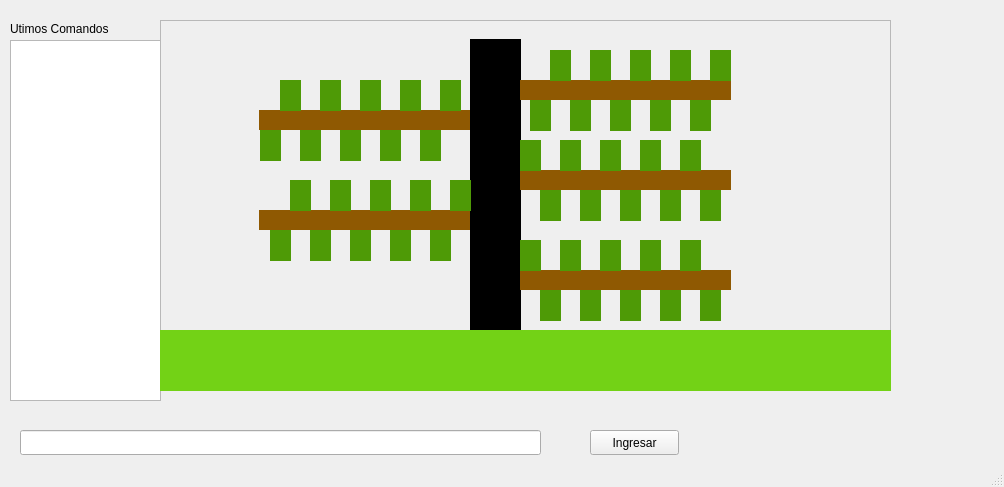
<?xml version="1.0" encoding="UTF-8"?>
<ui version="4.0">
 <class>MainWindow</class>
 <widget class="QMainWindow" name="MainWindow">
  <property name="geometry">
   <rect>
    <x>0</x>
    <y>0</y>
    <width>1004</width>
    <height>487</height>
   </rect>
  </property>
  <property name="windowTitle">
   <string>MainWindow</string>
  </property>
  <widget class="QWidget" name="centralwidget">
   <widget class="QPushButton" name="pushButton">
    <property name="geometry">
     <rect>
      <x>590</x>
      <y>430</y>
      <width>89</width>
      <height>25</height>
     </rect>
    </property>
    <property name="text">
     <string>Ingresar</string>
    </property>
   </widget>
   <widget class="QLineEdit" name="input">
    <property name="geometry">
     <rect>
      <x>20</x>
      <y>430</y>
      <width>521</width>
      <height>25</height>
     </rect>
    </property>
   </widget>
   <widget class="QTextBrowser" name="history">
    <property name="geometry">
     <rect>
      <x>10</x>
      <y>40</y>
      <width>151</width>
      <height>361</height>
     </rect>
    </property>
   </widget>
   <widget class="QLabel" name="label">
    <property name="geometry">
     <rect>
      <x>10</x>
      <y>20</y>
      <width>131</width>
      <height>17</height>
     </rect>
    </property>
    <property name="text">
     <string>Utimos Comandos</string>
    </property>
   </widget>
   <widget class="QFrame" name="frame">
    <property name="geometry">
     <rect>
      <x>160</x>
      <y>20</y>
      <width>731</width>
      <height>371</height>
     </rect>
    </property>
    <property name="autoFillBackground">
     <bool>true</bool>
    </property>
    <property name="frameShape">
     <enum>QFrame::StyledPanel</enum>
    </property>
    <property name="frameShadow">
     <enum>QFrame::Raised</enum>
    </property>
    <widget class="QMdiArea" name="tierra">
     <property name="geometry">
      <rect>
       <x>0</x>
       <y>310</y>
       <width>731</width>
       <height>61</height>
      </rect>
     </property>
     <property name="autoFillBackground">
      <bool>true</bool>
     </property>
     <property name="background">
      <brush brushstyle="SolidPattern">
       <color alpha="255">
        <red>115</red>
        <green>210</green>
        <blue>22</blue>
       </color>
      </brush>
     </property>
    </widget>
    <widget class="QMdiArea" name="tronco">
     <property name="geometry">
      <rect>
       <x>310</x>
       <y>19</y>
       <width>51</width>
       <height>291</height>
      </rect>
     </property>
     <property name="autoFillBackground">
      <bool>false</bool>
     </property>
     <property name="background">
      <brush brushstyle="SolidPattern">
       <color alpha="255">
        <red>0</red>
        <green>0</green>
        <blue>0</blue>
       </color>
      </brush>
     </property>
    </widget>
    <widget class="QMdiArea" name="rama2">
     <property name="geometry">
      <rect>
       <x>99</x>
       <y>90</y>
       <width>211</width>
       <height>20</height>
      </rect>
     </property>
     <property name="background">
      <brush brushstyle="SolidPattern">
       <color alpha="255">
        <red>143</red>
        <green>89</green>
        <blue>2</blue>
       </color>
      </brush>
     </property>
    </widget>
    <widget class="QMdiArea" name="rama1">
     <property name="geometry">
      <rect>
       <x>360</x>
       <y>60</y>
       <width>211</width>
       <height>20</height>
      </rect>
     </property>
     <property name="background">
      <brush brushstyle="SolidPattern">
       <color alpha="255">
        <red>143</red>
        <green>89</green>
        <blue>2</blue>
       </color>
      </brush>
     </property>
    </widget>
    <widget class="QMdiArea" name="rama3">
     <property name="geometry">
      <rect>
       <x>360</x>
       <y>150</y>
       <width>211</width>
       <height>20</height>
      </rect>
     </property>
     <property name="background">
      <brush brushstyle="SolidPattern">
       <color alpha="255">
        <red>143</red>
        <green>89</green>
        <blue>2</blue>
       </color>
      </brush>
     </property>
    </widget>
    <widget class="QMdiArea" name="rama4">
     <property name="geometry">
      <rect>
       <x>99</x>
       <y>190</y>
       <width>211</width>
       <height>20</height>
      </rect>
     </property>
     <property name="background">
      <brush brushstyle="SolidPattern">
       <color alpha="255">
        <red>143</red>
        <green>89</green>
        <blue>2</blue>
       </color>
      </brush>
     </property>
    </widget>
    <widget class="QMdiArea" name="rama5">
     <property name="geometry">
      <rect>
       <x>360</x>
       <y>250</y>
       <width>211</width>
       <height>20</height>
      </rect>
     </property>
     <property name="background">
      <brush brushstyle="SolidPattern">
       <color alpha="255">
        <red>143</red>
        <green>89</green>
        <blue>2</blue>
       </color>
      </brush>
     </property>
    </widget>
    <widget class="QMdiArea" name="hoja11">
     <property name="geometry">
      <rect>
       <x>370</x>
       <y>80</y>
       <width>21</width>
       <height>31</height>
      </rect>
     </property>
     <property name="background">
      <brush brushstyle="SolidPattern">
       <color alpha="255">
        <red>78</red>
        <green>154</green>
        <blue>6</blue>
       </color>
      </brush>
     </property>
    </widget>
    <widget class="QMdiArea" name="hoja12">
     <property name="geometry">
      <rect>
       <x>390</x>
       <y>30</y>
       <width>21</width>
       <height>31</height>
      </rect>
     </property>
     <property name="background">
      <brush brushstyle="SolidPattern">
       <color alpha="255">
        <red>78</red>
        <green>154</green>
        <blue>6</blue>
       </color>
      </brush>
     </property>
    </widget>
    <widget class="QMdiArea" name="hoja13">
     <property name="geometry">
      <rect>
       <x>410</x>
       <y>80</y>
       <width>21</width>
       <height>31</height>
      </rect>
     </property>
     <property name="background">
      <brush brushstyle="SolidPattern">
       <color alpha="255">
        <red>78</red>
        <green>154</green>
        <blue>6</blue>
       </color>
      </brush>
     </property>
    </widget>
    <widget class="QMdiArea" name="hoja14">
     <property name="geometry">
      <rect>
       <x>430</x>
       <y>30</y>
       <width>21</width>
       <height>31</height>
      </rect>
     </property>
     <property name="background">
      <brush brushstyle="SolidPattern">
       <color alpha="255">
        <red>78</red>
        <green>154</green>
        <blue>6</blue>
       </color>
      </brush>
     </property>
    </widget>
    <widget class="QMdiArea" name="hoja15">
     <property name="geometry">
      <rect>
       <x>450</x>
       <y>80</y>
       <width>21</width>
       <height>31</height>
      </rect>
     </property>
     <property name="background">
      <brush brushstyle="SolidPattern">
       <color alpha="255">
        <red>78</red>
        <green>154</green>
        <blue>6</blue>
       </color>
      </brush>
     </property>
    </widget>
    <widget class="QMdiArea" name="hoja16">
     <property name="geometry">
      <rect>
       <x>470</x>
       <y>30</y>
       <width>21</width>
       <height>31</height>
      </rect>
     </property>
     <property name="background">
      <brush brushstyle="SolidPattern">
       <color alpha="255">
        <red>78</red>
        <green>154</green>
        <blue>6</blue>
       </color>
      </brush>
     </property>
    </widget>
    <widget class="QMdiArea" name="hoja17">
     <property name="geometry">
      <rect>
       <x>490</x>
       <y>80</y>
       <width>21</width>
       <height>31</height>
      </rect>
     </property>
     <property name="background">
      <brush brushstyle="SolidPattern">
       <color alpha="255">
        <red>78</red>
        <green>154</green>
        <blue>6</blue>
       </color>
      </brush>
     </property>
    </widget>
    <widget class="QMdiArea" name="hoja18">
     <property name="geometry">
      <rect>
       <x>510</x>
       <y>30</y>
       <width>21</width>
       <height>31</height>
      </rect>
     </property>
     <property name="background">
      <brush brushstyle="SolidPattern">
       <color alpha="255">
        <red>78</red>
        <green>154</green>
        <blue>6</blue>
       </color>
      </brush>
     </property>
    </widget>
    <widget class="QMdiArea" name="hoja19">
     <property name="geometry">
      <rect>
       <x>530</x>
       <y>80</y>
       <width>21</width>
       <height>31</height>
      </rect>
     </property>
     <property name="background">
      <brush brushstyle="SolidPattern">
       <color alpha="255">
        <red>78</red>
        <green>154</green>
        <blue>6</blue>
       </color>
      </brush>
     </property>
    </widget>
    <widget class="QMdiArea" name="hoja110">
     <property name="geometry">
      <rect>
       <x>550</x>
       <y>30</y>
       <width>21</width>
       <height>31</height>
      </rect>
     </property>
     <property name="background">
      <brush brushstyle="SolidPattern">
       <color alpha="255">
        <red>78</red>
        <green>154</green>
        <blue>6</blue>
       </color>
      </brush>
     </property>
    </widget>
    <widget class="QMdiArea" name="hoja29">
     <property name="geometry">
      <rect>
       <x>120</x>
       <y>60</y>
       <width>21</width>
       <height>31</height>
      </rect>
     </property>
     <property name="background">
      <brush brushstyle="SolidPattern">
       <color alpha="255">
        <red>78</red>
        <green>154</green>
        <blue>6</blue>
       </color>
      </brush>
     </property>
    </widget>
    <widget class="QMdiArea" name="hoja23">
     <property name="geometry">
      <rect>
       <x>240</x>
       <y>60</y>
       <width>21</width>
       <height>31</height>
      </rect>
     </property>
     <property name="background">
      <brush brushstyle="SolidPattern">
       <color alpha="255">
        <red>78</red>
        <green>154</green>
        <blue>6</blue>
       </color>
      </brush>
     </property>
    </widget>
    <widget class="QMdiArea" name="hoja25">
     <property name="geometry">
      <rect>
       <x>200</x>
       <y>60</y>
       <width>21</width>
       <height>31</height>
      </rect>
     </property>
     <property name="background">
      <brush brushstyle="SolidPattern">
       <color alpha="255">
        <red>78</red>
        <green>154</green>
        <blue>6</blue>
       </color>
      </brush>
     </property>
    </widget>
    <widget class="QMdiArea" name="hoja27">
     <property name="geometry">
      <rect>
       <x>160</x>
       <y>60</y>
       <width>21</width>
       <height>31</height>
      </rect>
     </property>
     <property name="background">
      <brush brushstyle="SolidPattern">
       <color alpha="255">
        <red>78</red>
        <green>154</green>
        <blue>6</blue>
       </color>
      </brush>
     </property>
    </widget>
    <widget class="QMdiArea" name="hoja21">
     <property name="geometry">
      <rect>
       <x>280</x>
       <y>60</y>
       <width>21</width>
       <height>31</height>
      </rect>
     </property>
     <property name="background">
      <brush brushstyle="SolidPattern">
       <color alpha="255">
        <red>78</red>
        <green>154</green>
        <blue>6</blue>
       </color>
      </brush>
     </property>
    </widget>
    <widget class="QMdiArea" name="hoja210">
     <property name="geometry">
      <rect>
       <x>100</x>
       <y>110</y>
       <width>21</width>
       <height>31</height>
      </rect>
     </property>
     <property name="background">
      <brush brushstyle="SolidPattern">
       <color alpha="255">
        <red>78</red>
        <green>154</green>
        <blue>6</blue>
       </color>
      </brush>
     </property>
    </widget>
    <widget class="QMdiArea" name="hoja22">
     <property name="geometry">
      <rect>
       <x>260</x>
       <y>110</y>
       <width>21</width>
       <height>31</height>
      </rect>
     </property>
     <property name="background">
      <brush brushstyle="SolidPattern">
       <color alpha="255">
        <red>78</red>
        <green>154</green>
        <blue>6</blue>
       </color>
      </brush>
     </property>
    </widget>
    <widget class="QMdiArea" name="hoja28">
     <property name="geometry">
      <rect>
       <x>140</x>
       <y>110</y>
       <width>21</width>
       <height>31</height>
      </rect>
     </property>
     <property name="background">
      <brush brushstyle="SolidPattern">
       <color alpha="255">
        <red>78</red>
        <green>154</green>
        <blue>6</blue>
       </color>
      </brush>
     </property>
    </widget>
    <widget class="QMdiArea" name="hoja26">
     <property name="geometry">
      <rect>
       <x>180</x>
       <y>110</y>
       <width>21</width>
       <height>31</height>
      </rect>
     </property>
     <property name="background">
      <brush brushstyle="SolidPattern">
       <color alpha="255">
        <red>78</red>
        <green>154</green>
        <blue>6</blue>
       </color>
      </brush>
     </property>
    </widget>
    <widget class="QMdiArea" name="hoja24">
     <property name="geometry">
      <rect>
       <x>220</x>
       <y>110</y>
       <width>21</width>
       <height>31</height>
      </rect>
     </property>
     <property name="background">
      <brush brushstyle="SolidPattern">
       <color alpha="255">
        <red>78</red>
        <green>154</green>
        <blue>6</blue>
       </color>
      </brush>
     </property>
    </widget>
    <widget class="QMdiArea" name="hoja31">
     <property name="geometry">
      <rect>
       <x>360</x>
       <y>120</y>
       <width>21</width>
       <height>31</height>
      </rect>
     </property>
     <property name="background">
      <brush brushstyle="SolidPattern">
       <color alpha="255">
        <red>78</red>
        <green>154</green>
        <blue>6</blue>
       </color>
      </brush>
     </property>
    </widget>
    <widget class="QMdiArea" name="hoja35">
     <property name="geometry">
      <rect>
       <x>440</x>
       <y>120</y>
       <width>21</width>
       <height>31</height>
      </rect>
     </property>
     <property name="background">
      <brush brushstyle="SolidPattern">
       <color alpha="255">
        <red>78</red>
        <green>154</green>
        <blue>6</blue>
       </color>
      </brush>
     </property>
    </widget>
    <widget class="QMdiArea" name="hoja39">
     <property name="geometry">
      <rect>
       <x>520</x>
       <y>120</y>
       <width>21</width>
       <height>31</height>
      </rect>
     </property>
     <property name="background">
      <brush brushstyle="SolidPattern">
       <color alpha="255">
        <red>78</red>
        <green>154</green>
        <blue>6</blue>
       </color>
      </brush>
     </property>
    </widget>
    <widget class="QMdiArea" name="hoja33">
     <property name="geometry">
      <rect>
       <x>400</x>
       <y>120</y>
       <width>21</width>
       <height>31</height>
      </rect>
     </property>
     <property name="background">
      <brush brushstyle="SolidPattern">
       <color alpha="255">
        <red>78</red>
        <green>154</green>
        <blue>6</blue>
       </color>
      </brush>
     </property>
    </widget>
    <widget class="QMdiArea" name="hoja37">
     <property name="geometry">
      <rect>
       <x>480</x>
       <y>120</y>
       <width>21</width>
       <height>31</height>
      </rect>
     </property>
     <property name="background">
      <brush brushstyle="SolidPattern">
       <color alpha="255">
        <red>78</red>
        <green>154</green>
        <blue>6</blue>
       </color>
      </brush>
     </property>
    </widget>
    <widget class="QMdiArea" name="hoja32">
     <property name="geometry">
      <rect>
       <x>380</x>
       <y>170</y>
       <width>21</width>
       <height>31</height>
      </rect>
     </property>
     <property name="background">
      <brush brushstyle="SolidPattern">
       <color alpha="255">
        <red>78</red>
        <green>154</green>
        <blue>6</blue>
       </color>
      </brush>
     </property>
    </widget>
    <widget class="QMdiArea" name="hoja38">
     <property name="geometry">
      <rect>
       <x>500</x>
       <y>170</y>
       <width>21</width>
       <height>31</height>
      </rect>
     </property>
     <property name="background">
      <brush brushstyle="SolidPattern">
       <color alpha="255">
        <red>78</red>
        <green>154</green>
        <blue>6</blue>
       </color>
      </brush>
     </property>
    </widget>
    <widget class="QMdiArea" name="hoja310">
     <property name="geometry">
      <rect>
       <x>540</x>
       <y>170</y>
       <width>21</width>
       <height>31</height>
      </rect>
     </property>
     <property name="background">
      <brush brushstyle="SolidPattern">
       <color alpha="255">
        <red>78</red>
        <green>154</green>
        <blue>6</blue>
       </color>
      </brush>
     </property>
    </widget>
    <widget class="QMdiArea" name="hoja36">
     <property name="geometry">
      <rect>
       <x>460</x>
       <y>170</y>
       <width>21</width>
       <height>31</height>
      </rect>
     </property>
     <property name="background">
      <brush brushstyle="SolidPattern">
       <color alpha="255">
        <red>78</red>
        <green>154</green>
        <blue>6</blue>
       </color>
      </brush>
     </property>
    </widget>
    <widget class="QMdiArea" name="hoja34">
     <property name="geometry">
      <rect>
       <x>420</x>
       <y>170</y>
       <width>21</width>
       <height>31</height>
      </rect>
     </property>
     <property name="background">
      <brush brushstyle="SolidPattern">
       <color alpha="255">
        <red>78</red>
        <green>154</green>
        <blue>6</blue>
       </color>
      </brush>
     </property>
    </widget>
    <widget class="QMdiArea" name="hoja49">
     <property name="geometry">
      <rect>
       <x>130</x>
       <y>160</y>
       <width>21</width>
       <height>31</height>
      </rect>
     </property>
     <property name="background">
      <brush brushstyle="SolidPattern">
       <color alpha="255">
        <red>78</red>
        <green>154</green>
        <blue>6</blue>
       </color>
      </brush>
     </property>
    </widget>
    <widget class="QMdiArea" name="hoja45">
     <property name="geometry">
      <rect>
       <x>210</x>
       <y>160</y>
       <width>21</width>
       <height>31</height>
      </rect>
     </property>
     <property name="background">
      <brush brushstyle="SolidPattern">
       <color alpha="255">
        <red>78</red>
        <green>154</green>
        <blue>6</blue>
       </color>
      </brush>
     </property>
    </widget>
    <widget class="QMdiArea" name="hoja47">
     <property name="geometry">
      <rect>
       <x>170</x>
       <y>160</y>
       <width>21</width>
       <height>31</height>
      </rect>
     </property>
     <property name="background">
      <brush brushstyle="SolidPattern">
       <color alpha="255">
        <red>78</red>
        <green>154</green>
        <blue>6</blue>
       </color>
      </brush>
     </property>
    </widget>
    <widget class="QMdiArea" name="hoja41">
     <property name="geometry">
      <rect>
       <x>290</x>
       <y>160</y>
       <width>21</width>
       <height>31</height>
      </rect>
     </property>
     <property name="background">
      <brush brushstyle="SolidPattern">
       <color alpha="255">
        <red>78</red>
        <green>154</green>
        <blue>6</blue>
       </color>
      </brush>
     </property>
    </widget>
    <widget class="QMdiArea" name="hoja43">
     <property name="geometry">
      <rect>
       <x>250</x>
       <y>160</y>
       <width>21</width>
       <height>31</height>
      </rect>
     </property>
     <property name="background">
      <brush brushstyle="SolidPattern">
       <color alpha="255">
        <red>78</red>
        <green>154</green>
        <blue>6</blue>
       </color>
      </brush>
     </property>
    </widget>
    <widget class="QMdiArea" name="hoja410">
     <property name="geometry">
      <rect>
       <x>110</x>
       <y>210</y>
       <width>21</width>
       <height>31</height>
      </rect>
     </property>
     <property name="background">
      <brush brushstyle="SolidPattern">
       <color alpha="255">
        <red>78</red>
        <green>154</green>
        <blue>6</blue>
       </color>
      </brush>
     </property>
    </widget>
    <widget class="QMdiArea" name="hoja44">
     <property name="geometry">
      <rect>
       <x>230</x>
       <y>210</y>
       <width>21</width>
       <height>31</height>
      </rect>
     </property>
     <property name="background">
      <brush brushstyle="SolidPattern">
       <color alpha="255">
        <red>78</red>
        <green>154</green>
        <blue>6</blue>
       </color>
      </brush>
     </property>
    </widget>
    <widget class="QMdiArea" name="hoja42">
     <property name="geometry">
      <rect>
       <x>270</x>
       <y>210</y>
       <width>21</width>
       <height>31</height>
      </rect>
     </property>
     <property name="background">
      <brush brushstyle="SolidPattern">
       <color alpha="255">
        <red>78</red>
        <green>154</green>
        <blue>6</blue>
       </color>
      </brush>
     </property>
    </widget>
    <widget class="QMdiArea" name="hoja48">
     <property name="geometry">
      <rect>
       <x>150</x>
       <y>210</y>
       <width>21</width>
       <height>31</height>
      </rect>
     </property>
     <property name="background">
      <brush brushstyle="SolidPattern">
       <color alpha="255">
        <red>78</red>
        <green>154</green>
        <blue>6</blue>
       </color>
      </brush>
     </property>
    </widget>
    <widget class="QMdiArea" name="hoja46">
     <property name="geometry">
      <rect>
       <x>190</x>
       <y>210</y>
       <width>21</width>
       <height>31</height>
      </rect>
     </property>
     <property name="background">
      <brush brushstyle="SolidPattern">
       <color alpha="255">
        <red>78</red>
        <green>154</green>
        <blue>6</blue>
       </color>
      </brush>
     </property>
    </widget>
    <widget class="QMdiArea" name="hoja51">
     <property name="geometry">
      <rect>
       <x>360</x>
       <y>220</y>
       <width>21</width>
       <height>31</height>
      </rect>
     </property>
     <property name="background">
      <brush brushstyle="SolidPattern">
       <color alpha="255">
        <red>78</red>
        <green>154</green>
        <blue>6</blue>
       </color>
      </brush>
     </property>
    </widget>
    <widget class="QMdiArea" name="hoja59">
     <property name="geometry">
      <rect>
       <x>520</x>
       <y>220</y>
       <width>21</width>
       <height>31</height>
      </rect>
     </property>
     <property name="background">
      <brush brushstyle="SolidPattern">
       <color alpha="255">
        <red>78</red>
        <green>154</green>
        <blue>6</blue>
       </color>
      </brush>
     </property>
    </widget>
    <widget class="QMdiArea" name="hoja55">
     <property name="geometry">
      <rect>
       <x>440</x>
       <y>220</y>
       <width>21</width>
       <height>31</height>
      </rect>
     </property>
     <property name="background">
      <brush brushstyle="SolidPattern">
       <color alpha="255">
        <red>78</red>
        <green>154</green>
        <blue>6</blue>
       </color>
      </brush>
     </property>
    </widget>
    <widget class="QMdiArea" name="hoja57">
     <property name="geometry">
      <rect>
       <x>480</x>
       <y>220</y>
       <width>21</width>
       <height>31</height>
      </rect>
     </property>
     <property name="background">
      <brush brushstyle="SolidPattern">
       <color alpha="255">
        <red>78</red>
        <green>154</green>
        <blue>6</blue>
       </color>
      </brush>
     </property>
    </widget>
    <widget class="QMdiArea" name="hoja53">
     <property name="geometry">
      <rect>
       <x>400</x>
       <y>220</y>
       <width>21</width>
       <height>31</height>
      </rect>
     </property>
     <property name="background">
      <brush brushstyle="SolidPattern">
       <color alpha="255">
        <red>78</red>
        <green>154</green>
        <blue>6</blue>
       </color>
      </brush>
     </property>
    </widget>
    <widget class="QMdiArea" name="hoja52">
     <property name="geometry">
      <rect>
       <x>380</x>
       <y>270</y>
       <width>21</width>
       <height>31</height>
      </rect>
     </property>
     <property name="background">
      <brush brushstyle="SolidPattern">
       <color alpha="255">
        <red>78</red>
        <green>154</green>
        <blue>6</blue>
       </color>
      </brush>
     </property>
    </widget>
    <widget class="QMdiArea" name="hoja58">
     <property name="geometry">
      <rect>
       <x>500</x>
       <y>270</y>
       <width>21</width>
       <height>31</height>
      </rect>
     </property>
     <property name="background">
      <brush brushstyle="SolidPattern">
       <color alpha="255">
        <red>78</red>
        <green>154</green>
        <blue>6</blue>
       </color>
      </brush>
     </property>
    </widget>
    <widget class="QMdiArea" name="hoja56">
     <property name="geometry">
      <rect>
       <x>460</x>
       <y>270</y>
       <width>21</width>
       <height>31</height>
      </rect>
     </property>
     <property name="background">
      <brush brushstyle="SolidPattern">
       <color alpha="255">
        <red>78</red>
        <green>154</green>
        <blue>6</blue>
       </color>
      </brush>
     </property>
    </widget>
    <widget class="QMdiArea" name="hoja54">
     <property name="geometry">
      <rect>
       <x>420</x>
       <y>270</y>
       <width>21</width>
       <height>31</height>
      </rect>
     </property>
     <property name="background">
      <brush brushstyle="SolidPattern">
       <color alpha="255">
        <red>78</red>
        <green>154</green>
        <blue>6</blue>
       </color>
      </brush>
     </property>
    </widget>
    <widget class="QMdiArea" name="hoja510">
     <property name="geometry">
      <rect>
       <x>540</x>
       <y>270</y>
       <width>21</width>
       <height>31</height>
      </rect>
     </property>
     <property name="background">
      <brush brushstyle="SolidPattern">
       <color alpha="255">
        <red>78</red>
        <green>154</green>
        <blue>6</blue>
       </color>
      </brush>
     </property>
    </widget>
   </widget>
  </widget>
  <widget class="QStatusBar" name="statusbar"/>
 </widget>
 <resources/>
 <connections/>
</ui>
